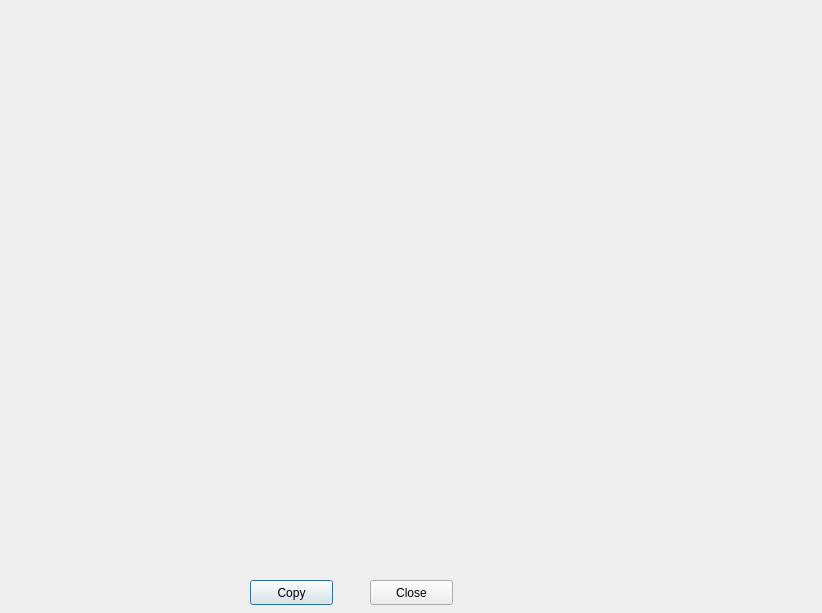
<?xml version="1.0" encoding="UTF-8"?>
<ui version="4.0">
 <class>SearchMPCodeDialog</class>
 <widget class="QDialog" name="SearchMPCodeDialog">
  <property name="geometry">
   <rect>
    <x>0</x>
    <y>0</y>
    <width>822</width>
    <height>613</height>
   </rect>
  </property>
  <property name="windowTitle">
   <string>Search .mp code</string>
  </property>
  <widget class="QPushButton" name="copy_pb">
   <property name="geometry">
    <rect>
     <x>250</x>
     <y>580</y>
     <width>83</width>
     <height>25</height>
    </rect>
   </property>
   <property name="text">
    <string>Copy</string>
   </property>
  </widget>
  <widget class="QPushButton" name="close_pb">
   <property name="geometry">
    <rect>
     <x>370</x>
     <y>580</y>
     <width>83</width>
     <height>25</height>
    </rect>
   </property>
   <property name="text">
    <string>Close</string>
   </property>
  </widget>
  <widget class="QWidget" name="verticalLayoutWidget">
   <property name="geometry">
    <rect>
     <x>0</x>
     <y>0</y>
     <width>821</width>
     <height>571</height>
    </rect>
   </property>
   <layout class="QVBoxLayout" name="layout"/>
  </widget>
 </widget>
 <resources/>
 <connections/>
</ui>
